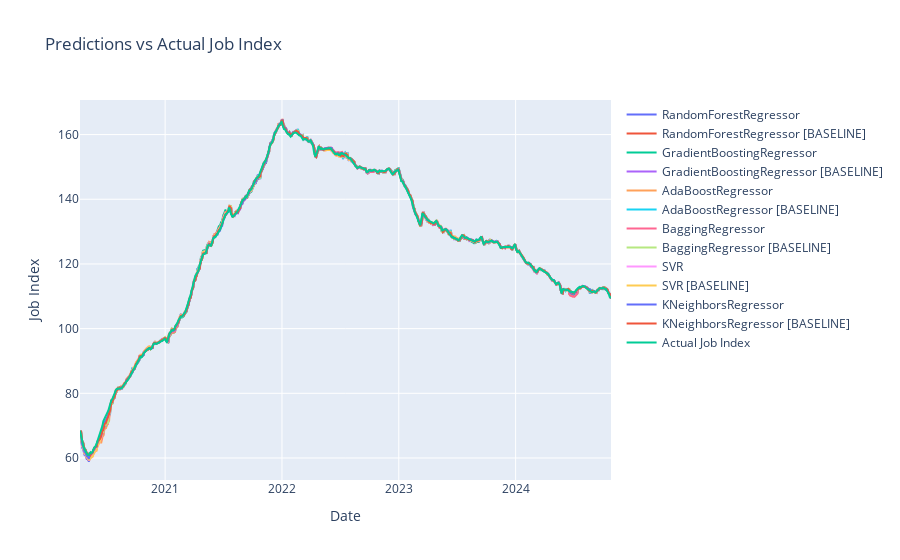

The notebook cell saved with this chart:
### Code cell
# Visualize output from all models using plotly with selectable boxes for each regressor
model_dict = {}
for model in list_of_models:
    predictions = pd.read_csv(f"{test_filepath}{model.__class__.__name__}_{num_past_months}_predictions.csv")
    predictions['Date'] = pd.to_datetime(predictions['Date'])
    model_dict[f"{model.__class__.__name__}"] = predictions

# Use Plotly to create a dropdown menu where you can select which model to look at. It will pull up the correct model and then show the regression results based on the prediction csv stored in model_dict.
fig = go.Figure()
for model in list_of_models:
    model_name = model.__class__.__name__
    predictions = model_dict[f"{model_name}"]
    # Fill in NaN
    predictions.fillna(method='ffill', inplace=True)
    fig.add_trace(go.Scatter(x=predictions['Date'], y=predictions['prediction'], mode='lines', name=f"{model_name}"))
    fig.add_trace(go.Scatter(x=predictions['Date'], y=predictions['baseline'], mode='lines', name=f"{model_name} [BASELINE]"))
fig.add_trace(go.Scatter(x=predictions['Date'], y=predictions['job_index'], mode='lines', name=f"Actual Job Index"))

fig.update_layout(title="Predictions vs Actual Job Index", xaxis_title="Date", yaxis_title="Job Index")
fig.show()

### Figure 1 — Plotly figure (JSON) as saved in the notebook; plotly's stock layout.template omitted (floating-point values rounded to 4 significant figures; data arrays with more than 128 entries replaced by an {"elided": "..."} marker saying what was removed)
{"data": [{"mode": "lines", "name": "RandomForestRegressor", "type": "scatter", "x": {"elided": "1261 str values"}, "y": {"elided": "1261 float values"}}, {"mode": "lines", "name": "RandomForestRegressor [BASELINE]", "type": "scatter", "x": {"elided": "1261 str values"}, "y": {"elided": "1261 float values"}}, {"mode": "lines", "name": "GradientBoostingRegressor", "type": "scatter", "x": {"elided": "1261 str values"}, "y": {"elided": "1261 float values"}}, {"mode": "lines", "name": "GradientBoostingRegressor [BASELINE]", "type": "scatter", "x": {"elided": "1261 str values"}, "y": {"elided": "1261 float values"}}, {"mode": "lines", "name": "AdaBoostRegressor", "type": "scatter", "x": {"elided": "1261 str values"}, "y": {"elided": "1261 float values"}}, {"mode": "lines", "name": "AdaBoostRegressor [BASELINE]", "type": "scatter", "x": {"elided": "1261 str values"}, "y": {"elided": "1261 float values"}}, {"mode": "lines", "name": "BaggingRegressor", "type": "scatter", "x": {"elided": "1261 str values"}, "y": {"elided": "1261 float values"}}, {"mode": "lines", "name": "BaggingRegressor [BASELINE]", "type": "scatter", "x": {"elided": "1261 str values"}, "y": {"elided": "1261 float values"}}, {"mode": "lines", "name": "SVR", "type": "scatter", "x": {"elided": "1261 str values"}, "y": {"elided": "1261 float values"}}, {"mode": "lines", "name": "SVR [BASELINE]", "type": "scatter", "x": {"elided": "1261 str values"}, "y": {"elided": "1261 float values"}}, {"mode": "lines", "name": "KNeighborsRegressor", "type": "scatter", "x": {"elided": "1261 str values"}, "y": {"elided": "1261 float values"}}, {"mode": "lines", "name": "KNeighborsRegressor [BASELINE]", "type": "scatter", "x": {"elided": "1261 str values"}, "y": {"elided": "1261 float values"}}, {"mode": "lines", "name": "Actual Job Index", "type": "scatter", "x": {"elided": "1261 str values"}, "y": {"elided": "1261 float values"}}], "layout": {"title": {"text": "Predictions vs Actual Job Index"}, "xaxis": {"title": {"text": "Date"}}, "yaxis": {"title": {"text": "Job Index"}}}}
